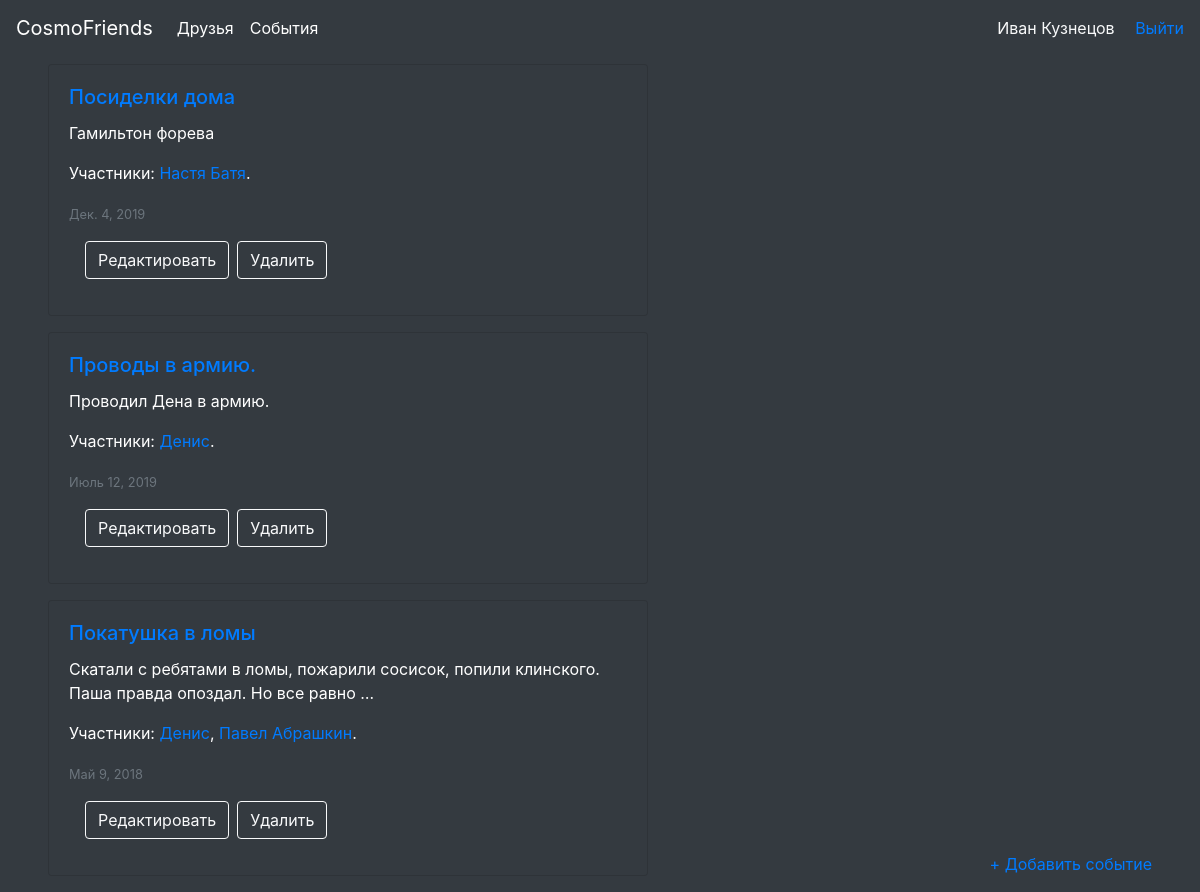
Page /events/ (signed in) on the earlier database version.
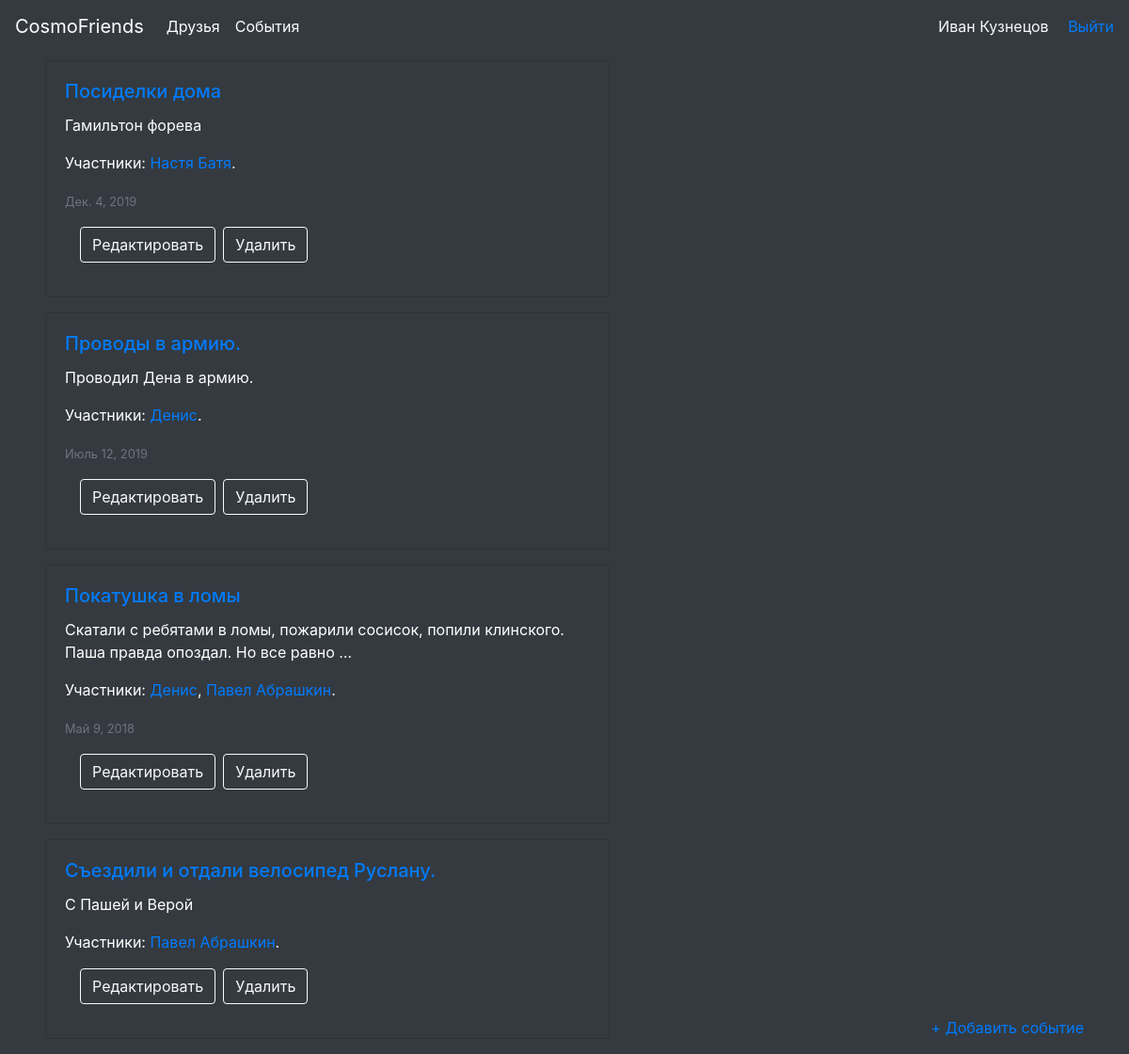
Same page on the later database version.
### cosmos/models.py (models this page shows, shortened)
class Events(models.Model):
    event_rating = (
        (1, 'Ужасно'),
        (2, 'Плохо'),
        (3, 'Удовлетворительно'),
        (4, 'Хорошо'),
        (5, 'Отлично'),
    )
    title = models.CharField('Название события', max_length=50)
    user = models.ForeignKey(User, on_delete=models.CASCADE)
    date = models.DateField('Дата', blank=True, null=True)
    points = models.IntegerField('Оценка', default=5, choices=event_rating)
    members = models.ManyToManyField(Friends)
    report = models.TextField('Описание', blank=True, null=True)
    class Meta:
        ordering = ['-date']

class Friends(models.Model):
    name = models.CharField(max_length=50)
    user = models.ForeignKey(User, on_delete=models.CASCADE)
    character = models.TextField(blank=True, null=True)
    points = models.IntegerField(default=0, blank=True)
    date_birth = models.DateField(blank=True, null=True)
    date_begin = models.DateField(blank=True, null=True)
    photo = models.ImageField(upload_to='photos/%Y/%m/%d', blank=True, null=True)
    groups = models.ManyToManyField(Group, blank=True, related_name='peoples')
    class Meta:
        ordering = ['date_begin']
    def __str__(self):
        return self.name

### cosmos/views.py (the view)
# urls.py: path('events/', EventsList.as_view(), name='events'),
class EventsList(LoginRequiredMixin, View):
    def get(self, request):
        e_list = Events.objects.filter(user=request.user)
        return render(request, 'cosmos/events.html', context={'e_list': e_list, 'short': True})

### cosmos/templates/cosmos/events.html (shortened to what this page needs)
{% extends 'base.html' %}
{% load static %}
{% block content %}
{% include 'cosmos/includes/header_template.html' %}
<div>
    {% for event in e_list %}
    {% include 'cosmos/includes/event_card_template.html' %}
    {% endfor %}
{% include 'cosmos/includes/add_event_template.html' %}
{% endblock %}

### templates/base.html (shortened to what this page needs)
<!DOCTYPE html>
<html lang="ru">
{% load static %}
<head>
    <link rel="stylesheet" href="https://stackpath.bootstrapcdn.com/bootstrap/4.4.1/css/bootstrap.min.css"
>
</head>
<body class="bg-dark text-white">
{% block content %}
{% endblock %}
</body>
</html>

### cosmos/templates/cosmos/includes/header_template.html (shortened to what this page needs)
<nav class="navbar navbar-expand-lg navbar-dark bg-dark fixed-top">
    <a class="navbar-brand" href=" {% url 'home' %} ">CosmoFriends</a>
    <div class="collapse navbar-collapse" id="navbarSupportedContent">
        <ul class="navbar-nav mr-auto">
            <li class="nav-item active">
                <a class="nav-link" href=" {% url 'friends' %} ">Друзья</a>
            </li>
            <li class="nav-item active">
                <a class="nav-link" href="{% url 'events' %}">События</a>
            </li>
        </ul>
        <div class="text-light">
            {{ user.get_full_name }}
            <a class="ml-3" href=" {% url 'logout' %} ">Выйти</a>
        </div>
    </div>
</nav>
<div style="height: 4rem;">
</div>

### cosmos/templates/cosmos/includes/event_card_template.html (shortened to what this page needs)
{% load static %}
<div class="card bg-dark ml-5 mb-3 w-50">
    <div class="card-body">
        <a href="{% url 'some_event' event.id %}"><h5 class="card-title">{{event.title}}</h5></a>
        <p class="card-text">{%if short%}{{event.report|truncatewords:15}}{%else%}{{event.report}}{%endif%}</p>
        <p class="card-text">Участники:
            {%for member in event.members.all %}
            <a href="{% url 'some_friend' member.id%}">{{member}}</a>{%if forloop.last%}.{%else%},{%endif%}
            {%endfor%}
        </p>
        {% if event.date%}
        <p class="card-text"><small class="text-muted">{{event.date}}</small></p>
        {%endif%}
        <div class="form-inline mb-3 mt-3 ml-3 text-center">
            <form class="mr-2" action="{% url 'edit_event' event.id %}">
                <button type="submit" class="btn btn-outline-light">Редактировать</button>
            </form>
            <button type="button" class="btn btn-outline-light" data-toggle="modal"
                    data-target="#staticBackdrop{{event.id}}">Удалить
            </button>
        </div>
    </div>
</div>
</div>

### cosmos/templates/cosmos/includes/add_event_template.html
<div class="fixed-bottom nav justify-content-end mb-3 mr-5">
    <a href=" {% url 'create_event' %} "> + Добавить событие </a>
</div>

Differences in the rows shown:
added Events: title "Съездили и отдали велосипед Руслану.", report "C Пашей и Верой", Friends (name "Павел Абрашкин")
